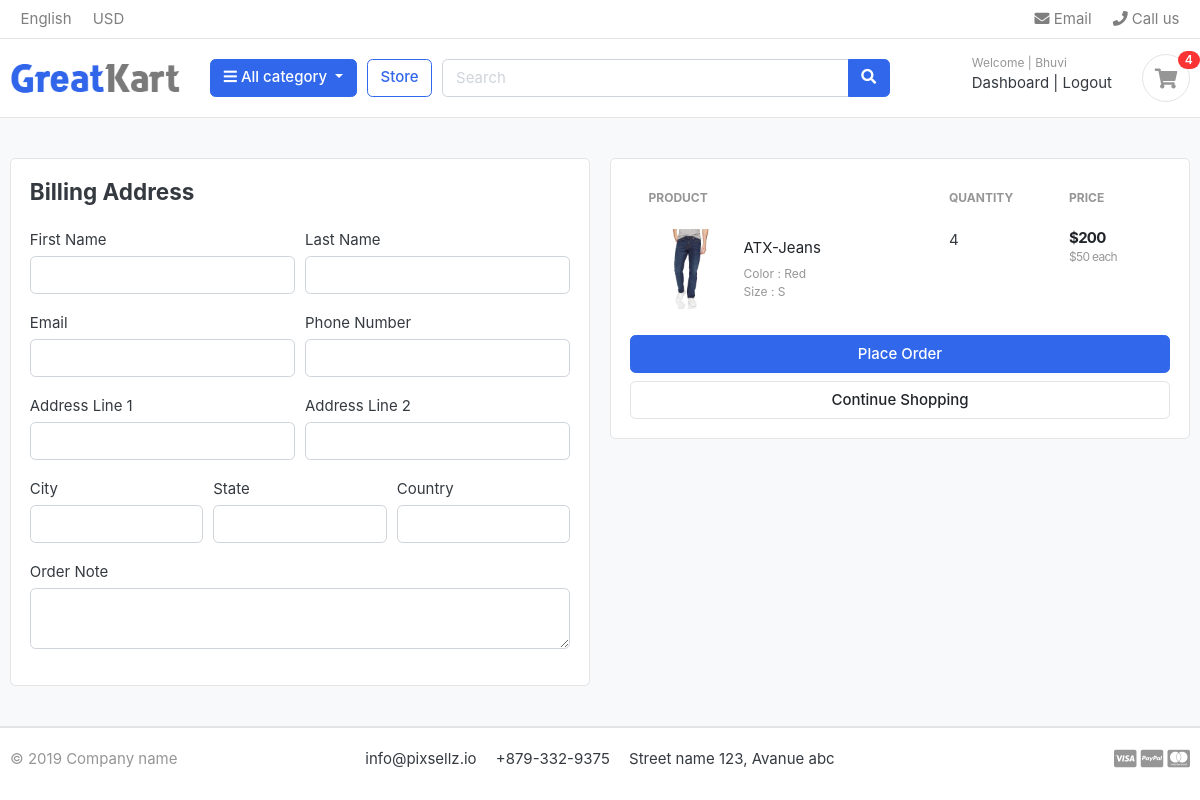
Screenshot of /carts/checkout/ (signed in) with the database file from the repository.
### accounts/models.py (models this page shows, shortened)
class Account(AbstractBaseUser):
    first_name = models.CharField(max_length=50)
    last_name = models.CharField(max_length=50)
    username = models.CharField(max_length=50,unique=True)
    email = models.EmailField(max_length=100,unique=True)
    phone_number = models.CharField(max_length=50)
    date_joined = models.DateTimeField(auto_now_add=True)
    last_login = models.DateTimeField(auto_now_add=True)
    is_admin = models.BooleanField(default=False)
    is_staff = models.BooleanField(default=False)
    is_active = models.BooleanField(default=False)
    is_superadmin = models.BooleanField(default=False)
    USERNAME_FIELD = 'email'
    REQUIRED_FIELDS = ['username' , 'first_name' , 'last_name']
    objects = MyAccountManager()

### carts/models.py (models this page shows, shortened)
class CartItem(models.Model):
    user = models.ForeignKey(Account, on_delete=models.CASCADE, null=True)
    product = models.ForeignKey(Product , on_delete=models.CASCADE)
    variations = models.ManyToManyField(Variation , blank=True)
    cart =  models.ForeignKey(Cart , on_delete=models.CASCADE, null=True)
    quantity = models.IntegerField()
    is_active = models.BooleanField(default=True)
    def sub_total(self):
        return self.product.price * self.quantity

### store/models.py (models this page shows, shortened)
class Product(models.Model):
    product_name = models.CharField(max_length=200 , unique=True)
    slug = models.SlugField(max_length=200 , unique=True)
    description = models.TextField(max_length=500, blank=True)
    price = models.IntegerField()
    images = models.ImageField(upload_to="photos/products")
    stock = models.IntegerField()
    is_available = models.BooleanField(default=True)
    category = models.ForeignKey(Category , on_delete=models.CASCADE)
    created_date = models.DateTimeField(auto_now_add=True)
    modified_date = models.DateTimeField(auto_now_add=True)
    def get_url(self):
        return reverse('product_detail',args=[self.category.slug,self.slug])

class Variation(models.Model):
    product = models.ForeignKey(Product,on_delete=models.CASCADE)
    variation_category = models.CharField(max_length=100, choices=variation_category_choice)
    variation_value = models.CharField(max_length=100)
    is_active = models.BooleanField(default=True)
    created_date = models.DateTimeField(auto_now=True)
    objects = VariationManager()

### carts/views.py (the view)
# urls.py: path('checkout/', views.checkout , name="checkout"),
@login_required(login_url='login')
def checkout(request , total = 0, quantity = 0, cart_items = None):
    tax = 0
    grand_total = 0
    try:
        if request.user.is_authenticated:
            cart_items = CartItem.objects.filter(user=request.user, is_active = True)
        else:
            cart = Cart.objects.get(cart_id=_cart_id(request))
            cart_items = CartItem.objects.filter(cart = cart , is_active = True)
        for cart_item in cart_items:
            total += (cart_item.product.price * cart_item.quantity)
            quantity += cart_item.quantity
        tax = (2 * total) / 100
        grand_total = tax + total
    except Cart.DoesNotExist:
         cart_items = []
    context = {
        'total' : total,
        'quantity' : quantity,
        'cart_items' : cart_items,
        'tax' : tax,
        'grand_total' : grand_total
    }
    return render(request , "store/checkout.html", context)

### carts/context_processors.py (called while the page is built)
def counter(request):
    cart_count = 0
    if 'admin' in request.path:
        []
    else:
        try:
            cart = Cart.objects.filter(cart_id=_cart_id(request))
            if request.user.is_authenticated:
                cart_items = CartItem.objects.all().filter(user=request.user)
            else:
                cart_items = CartItem.objects.all().filter(cart=cart[:1])
            for cart_item in cart_items:
                cart_count += cart_item.quantity
        except Cart.DoesNotExist:
            cart_count = 0
    return dict(cart_count=cart_count)

### carts/views.py (called while the page is built)
def _cart_id(request):
    cart = request.session.session_key
    if not cart:
        request.session.create()
        cart = request.session.session_key
    return cart

### category/context_processors.py (called while the page is built)
def menu_links(request):
    links = Category.objects.all()
    return dict(links=links)

### category/models.py (called while the page is built)
    def get_url(self):
        return reverse('products_by_category', args=[self.slug])

### templates/store/checkout.html (shortened to what this page needs)
{% extends "base.html" %}
{% load static %}
{% block content %}
<section class="section-content padding-y bg">
<div class="container">
<div class="row">
	<aside class="col-lg-6">
<div class="card">
<div class='card-body'>
    <h4 class='card-title mb-4'>Billing Address</h4>
    <form action="{% url 'place_order' %}" method="POST">
        <div class="form-row">
            <div class='col form-group'>
                <label for="">First Name</label>
                <input type='text' name='first_name' class='form-control' required>
            </div>
            <div class='col form-group'>
                <label for="">Last Name</label>
                <input type='text' name='last_name' class='form-control' required>
            </div>
        </div>
        <div class="form-row">
            <div class='col form-group'>
                <label for="">Email</label>
                <input type='email' name='email' class='form-control' required>
            </div>
            <div class='col form-group'>
                <label for="">Phone Number</label>
                <input type='text' name='phone' class='form-control' required>
            </div>
        </div>
        <div class="form-row">
            <div class='col form-group'>
                <label for="">Address Line 1</label>
                <input type='text' name='address_line_1' class='form-control' required>
            </div>
            <div class='col form-group'>
                <label for="">Address Line 2</label>
                <input type='text' name='address_line_2' class='form-control'>
            </div>
        </div>
        <div class="form-row">
            <div class='col form-group'>
                <label for="">City</label>
                <input type='text' name='city' class='form-control' required>
            </div>
            <div class='col form-group'>
                <label for="">State</label>
                <input type='text' name='state' class='form-control' required>
            </div>
            <div class='col form-group'>
                <label for="">Country</label>
                <input type='text' name='country' class='form-control' required>
            </div>
        </div>
        <div class="form-row">
            <div class='col form-group'>
                <label for="">Order Note</label>
                <textarea type='text' name='order_note'  rows="2" class='form-control'></textarea >
            </div>
        </div>
</div>
</div>
	</aside>
	<aside class="col-lg-6">
		<div class="card">
		<div class="card-body">
			<table class="table table-borderless table-shopping-cart">
<thead class="text-muted">
<tr class="small text-uppercase">
  <th scope="col">Product</th>
  <th scope="col" width="120">Quantity</th>
  <th scope="col" width="120">Price</th>
</tr>
</thead>
<tbody>
	{% for item in cart_items %}
<tr>
	<td>
		<figure class="itemside align-items-center">
			<div class="aside"><img src="{{ item.product.images.url }}" class="img-sm"></div>
			<figcaption class="info">
				<a href="{{ item.product.get_url }}" class="title text-dark">{{ item.product.product_name }}</a>
				<p class="text-muted small">
					{% if item.variations.all %}
					{% for i in item.variations.all %}
					{{ i.variation_category | capfirst }} : {{ i.variation_value | capfirst }} <br>
					{% endfor %}
					{% endif %}
				</p>
			</figcaption>
		</figure>
	</td>
	<td>
	<label for="">{{ quantity }}</label>
	</td>
	<td>
		<div class="price-wrap">
			<var class="price">${{ item.sub_total }}</var>
			<small class="text-muted"> ${{ item.product.price }} each </small>
		</div>
	</td>
</tr>
{% endfor %}
</tbody>
</table>
            <button type='submit' name='submit' class="btn btn-primary btn-block" >Place Order</button>
			<a href="{% url 'store' %}" class="btn btn-light btn-block">Continue Shopping</a>
		</div>
		</div>
</aside>
</div>
</div>
</section>
{% endblock  %}

### templates/includes/navbar.html (shortened to what this page needs)
{% load static %}
<header class="section-header">
<nav class="navbar p-md-0 navbar-expand-sm navbar-light border-bottom">
<div class="container">
  <div class="collapse navbar-collapse" id="navbarTop4">
    <ul class="navbar-nav mr-auto">
    	<li class="nav-item dropdown">
		 	<a href="#" class="nav-link">   English </a>
		</li>
		<li class="nav-item dropdown">
			<a href="#" class="nav-link"> USD </a>
		</li>
    </ul>
    <ul class="navbar-nav">
		<li><a href="#" class="nav-link"> <i class="fa fa-envelope"></i> Email </a></li>
		<li><a href="#" class="nav-link"> <i class="fa fa-phone"></i> Call us </a></li>
	</ul>
  </div>
</div>
</nav>
<section class="header-main border-bottom">
	<div class="container">
<div class="row align-items-center">
	<div class="col-lg-2 col-md-3 col-6">
		<a href="{% url 'home' %}" class="brand-wrap">
			<img class="logo" src="{% static "./images/logo.png" %}">
		</a>
	</div>
	<div class="col-lg col-sm col-md col-6 flex-grow-0">
		<div class="category-wrap dropdown d-inline-block float-right">
			<button type="button" class="btn btn-primary dropdown-toggle" data-toggle="dropdown">
				<i class="fa fa-bars"></i> All category
			</button>
		</div>
	</div>
	<a href="{% url 'store' %}" class="btn btn-outline-primary">Store</a>
	<div class="col-lg  col-md-6 col-sm-12 col">
		<form action="{% url 'search' %}" class="search" method='GET'>
			<div class="input-group w-100">
			    <input type="text" class="form-control" style="width:60%;" placeholder="Search" name='keyword'>
			    <div class="input-group-append">
			      <button class="btn btn-primary" type="submit">
			        <i class="fa fa-search"></i>
			      </button>
			    </div>
		    </div>
		</form>
	</div>
	<div class="col-lg-3 col-sm-6 col-8 order-2 order-lg-3">
				<div class="d-flex justify-content-end mb-3 mb-lg-0">
					{% if user.id is None %}
					<div class="widget-header">
						<small class="title text-muted">Welcome guest!</small>
						<div>
							<a href="{% url 'login' %}">Sign in</a> <span class="dark-transp"> | </span>
							<a href="{% url 'register' %}"> Register</a>
						</div>
					</div>
					{% else %}
					<div class="widget-header">
						<small class="title text-muted">Welcome | {{user.first_name}}</small>
						<div>
							<a href="{% url 'dashboard' %}"> Dashboard </a> <span class="dark-transp"> | </span>
							<a href="{% url 'logout' %}"> Logout </a>
						</div>
					</div>
					{% endif %}
					<a href="{% url 'cart' %}" class="widget-header pl-3 ml-3">
						<div class="icon icon-sm rounded-circle border"><i class="fa fa-shopping-cart"></i></div>
						<span class="badge badge-pill badge-danger notify">{{cart_count}}</span>
					</a>
				</div>
			</div>
</div>
	</div>
</section>
</header>

### static/css/ui.css (style rules this page uses)
html { font-family: "Inter", sans-serif; font-size: 15px; }
.price-wrap { letter-spacing: -0.7px; }
.icon-xs, .icon-sm, .icon-md, .icon-lg { display: inline-block; text-align: center; flex-shrink: 0; flex-grow: 0; }
.icon-sm { width: 48px; height: 48px; line-height: 48px !important; font-size: 20px; }
.img-xs, .img-sm, .img-md, .img-lg { -o-object-fit: cover; object-fit: cover; flex-shrink: 0; flex-grow: 0; }
.img-sm { width: 80px; height: 80px; }
.padding-y { padding-top: 40px; padding-bottom: 40px; }
var { font-style: normal; }
figure { margin-bottom: 0; }
article:after, .form-group:after { display: block; clear: both; content: ""; }
.bg { background-color: #f8f9fa; }
p:last-child { margin-bottom: 0; }
.header-main { position: relative; padding-top: 1rem; padding-bottom: 1rem; }
.brand-wrap .logo, .navbar-brand .logo { margin-right: 7px; max-height: 42px; display: inline-block; }
.widget-header { display: inline-block; vertical-align: middle; position: relative; }
.widget-header a { color: #343a40; }
.widget-header i { color: #969696; }
.widget-header .title { display: block; }
.widget-header .notify { position: absolute; top: -3px; right: -10px; }
.btn-light { background-color: #fff; border-color: #e4e4e4; }
.itemside { position: relative; display: flex; width: 100%; }
.itemside .aside { position: relative; flex-shrink: 0; }
.itemside .info { padding-left: 15px; padding-right: 7px; }
.itemside p { margin-bottom: 0; }
.itemside .title { display: block; margin-bottom: 5px; color: #212529; }
.notify { position: absolute; top: -4px; right: -10px; display: inline-block; padding: 0.25em 0.6em; font-size: 12px; line-height: 1; text-align: center; border-radius: 3rem; color: #fff; background-color: #fa3434; }
.price { font-weight: 600; color: #212529; }
.table-shopping-cart.table td, .table-shopping-cart.table th { padding-left: 1.25rem; padding-right: 1.25rem; }
.table-shopping-cart .price-wrap { line-height: 1.2; }
.table-shopping-cart .price { font-weight: bold; margin-right: 5px; display: block; }

### rows the page displays
Account: first_name "Bhuvi"
CartItem: product.images (picture), product.product_name "ATX-Jeans", quantity "4", sub_total "200", product.price "50"
Variation: variation_category "Color", variation_value "Red"
Variation: variation_category "Size", variation_value "S"

### other values shown
{{ cart_count }} "4"
